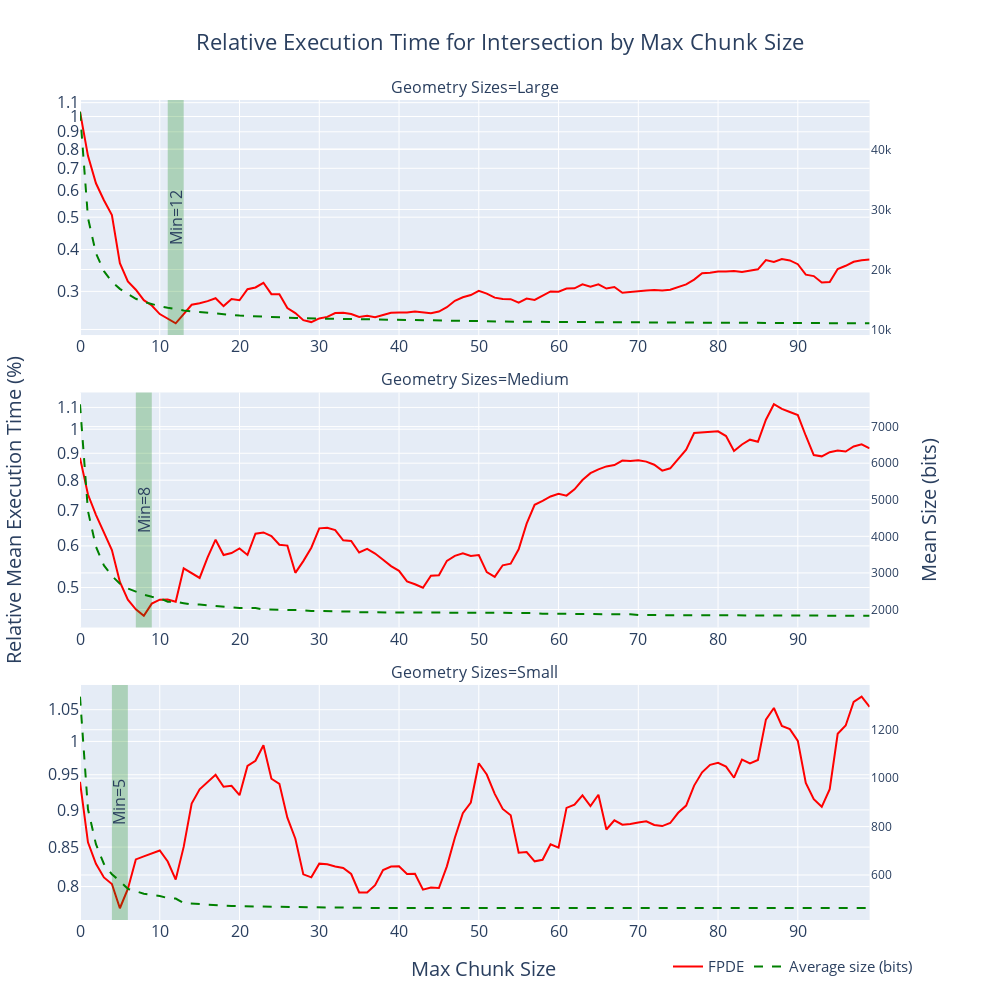

Source (notebook cell):
### Code cell
plot_max_delta_size_speed(max_deltas_filt_df, is_predicate=False, no_mixed=True, relative=True)
